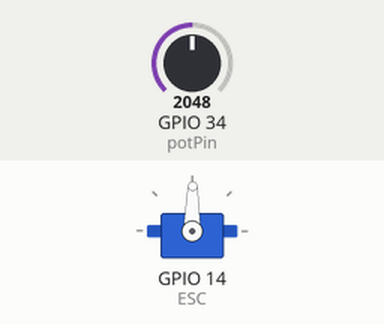
Bench run of a sketch on a simulated ESP32. On the bench: servo. The test bench sets the inputs (shaded band); at power-on: GPIO 34 (potPin) = 2048. What the sketch prints to the serial monitor is not drawn.

Above: at 2.2 s.
2.3 s: GPIO 34 (potPin) set to 2866
At 2.7 s:
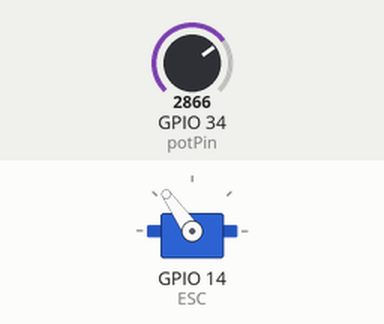
3.8 s: GPIO 34 (potPin) set to 3603
At 5.0 s:
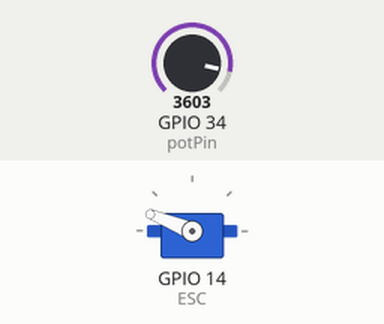
5.3 s: GPIO 34 (potPin) set to 4095
At 6.2 s:
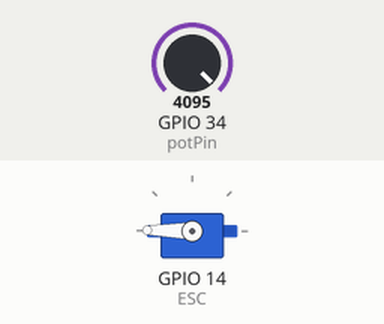
6.8 s: GPIO 34 (potPin) set to 1228
At 7.3 s:
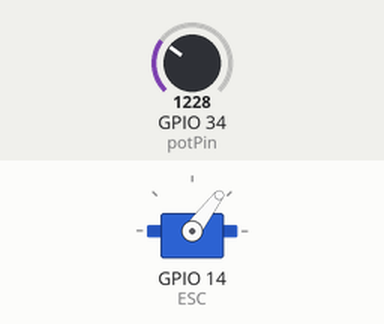
8.3 s: GPIO 34 (potPin) set to 491
At 9.5 s:
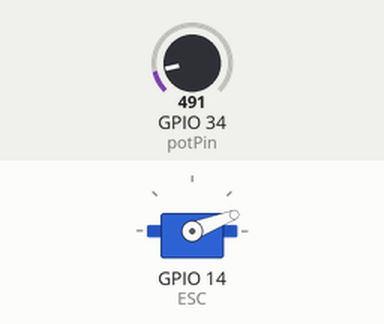
9.8 s: GPIO 34 (potPin) set to 2047
At 10.8 s:
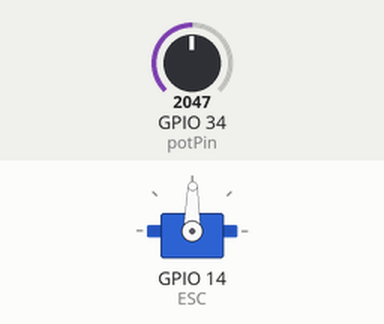
Timing chart, 0 to 12.3 s (numbered marks = the images above; inputs shaded):
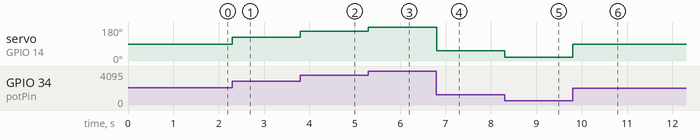

The sketch:

ESP_BLDC.ino
```cpp
#include <ESP32Servo.h>

Servo ESC;

const int potPin = 34;
int V_res = 0;
int Speed;

void setup(){
  Serial.begin(115200);
 delay(1000);
ESC.attach(14,1000,2000);
}

void loop(){

  V_res = analogRead(potPin)/4.01;
  Speed = map(V_res, 0, 1023, 0, 180);
  ESC.write(Speed);
  Serial.print(V_res);Serial.print("\t");
  Serial.println(Speed);

}

// // Potentiometer is connected to GPIO 34 (Analog ADC1_CH6)
// const int potPin = 34;

// // variable for storing the potentiometer value
// int potValue = 0;

// void setup() {
//   Serial.begin(115200);
//   delay(1000);
// }

// void loop() {
//   // Reading potentiometer value
//   potValue = analogRead(potPin);
//   Serial.println(potValue);
//   delay(500);
// }
```

Measured:
- after the input at 2.3 s, servo on GPIO 14 (ESC): 89° → 125° at once
- after the input at 3.8 s, servo on GPIO 14 (ESC): 125° → 158° at once
- after the input at 5.3 s, servo on GPIO 14 (ESC): 158° → 179° at once
- after the input at 6.8 s, servo on GPIO 14 (ESC): 179° → 53° at once
- after the input at 8.3 s, servo on GPIO 14 (ESC): 53° → 21° at once
- after the input at 9.8 s, servo on GPIO 14 (ESC): 21° → 89° at once
